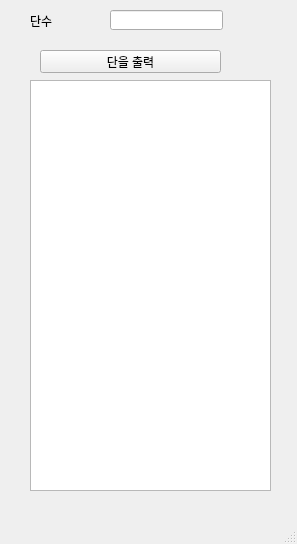
<?xml version="1.0" encoding="UTF-8"?>
<ui version="4.0">
 <class>MainWindow</class>
 <widget class="QMainWindow" name="MainWindow">
  <property name="geometry">
   <rect>
    <x>0</x>
    <y>0</y>
    <width>297</width>
    <height>544</height>
   </rect>
  </property>
  <property name="windowTitle">
   <string>MainWindow</string>
  </property>
  <widget class="QWidget" name="centralwidget">
   <widget class="QLabel" name="lbl">
    <property name="geometry">
     <rect>
      <x>30</x>
      <y>10</y>
      <width>56</width>
      <height>21</height>
     </rect>
    </property>
    <property name="text">
     <string>단수</string>
    </property>
   </widget>
   <widget class="QLineEdit" name="le">
    <property name="geometry">
     <rect>
      <x>110</x>
      <y>10</y>
      <width>113</width>
      <height>20</height>
     </rect>
    </property>
   </widget>
   <widget class="QPushButton" name="pb">
    <property name="geometry">
     <rect>
      <x>40</x>
      <y>50</y>
      <width>181</width>
      <height>23</height>
     </rect>
    </property>
    <property name="text">
     <string>단을 출력</string>
    </property>
   </widget>
   <widget class="QPlainTextEdit" name="pte">
    <property name="geometry">
     <rect>
      <x>30</x>
      <y>80</y>
      <width>241</width>
      <height>411</height>
     </rect>
    </property>
   </widget>
  </widget>
  <widget class="QMenuBar" name="menubar">
   <property name="geometry">
    <rect>
     <x>0</x>
     <y>0</y>
     <width>297</width>
     <height>21</height>
    </rect>
   </property>
  </widget>
  <widget class="QStatusBar" name="statusbar"/>
 </widget>
 <resources/>
 <connections/>
</ui>
